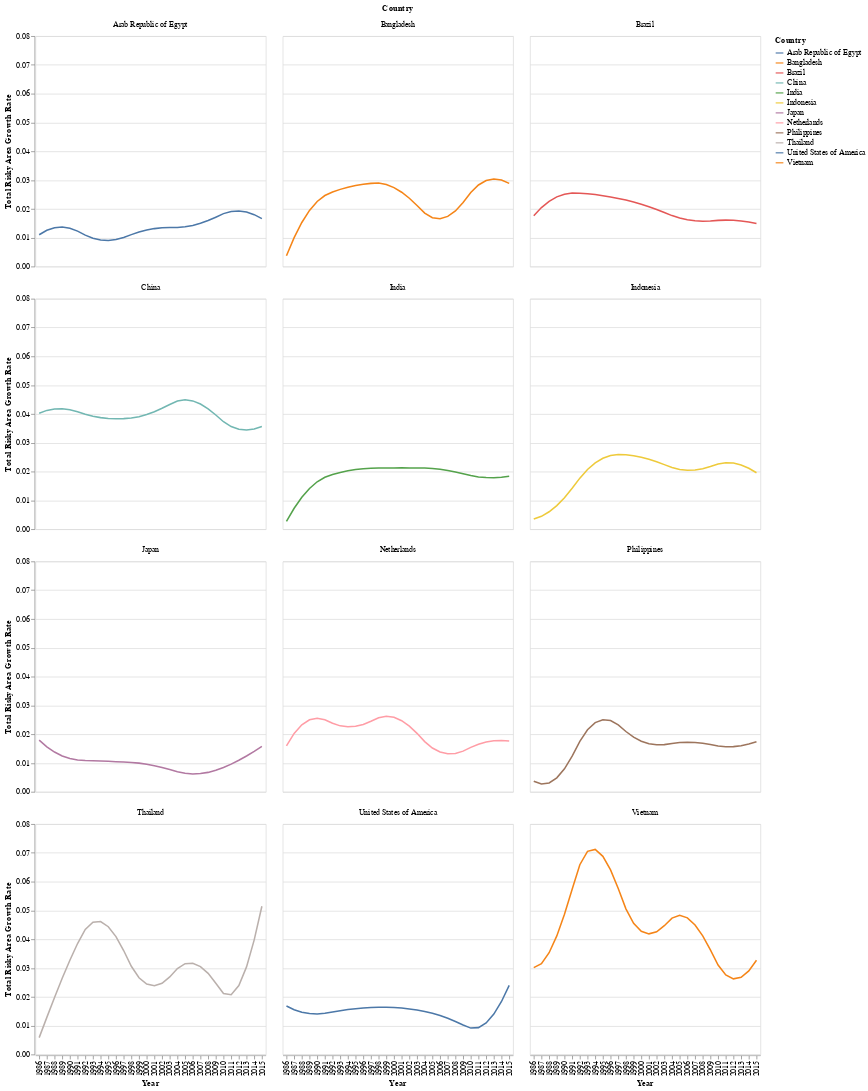

Here is the notebook cell this chart was saved with:
### Code cell
line_chart

### Figure 1 — Vega-Lite specification as saved in the notebook (floating-point values rounded to 4 significant figures; data arrays with more than 128 entries replaced by an {"elided": "..."} marker saying what was removed)
{"config": {"view": {"continuousWidth": 300, "continuousHeight": 300}}, "data": {"name": "data-118292b11a8081b6e8bf60554c5328c4"}, "facet": {"field": "Country", "type": "nominal"}, "spec": {"mark": {"type": "line", "interpolate": "linear"}, "encoding": {"color": {"field": "Country", "type": "nominal"}, "x": {"field": "Year", "type": "ordinal"}, "y": {"field": "Total Risky Area Growth Rate", "type": "quantitative"}}, "height": 300, "width": 300}, "columns": 3, "$schema": "https://vega.github.io/schema/vega-lite/v5.15.1.json", "datasets": {"data-118292b11a8081b6e8bf60554c5328c4": {"elided": "360 records"}}}
